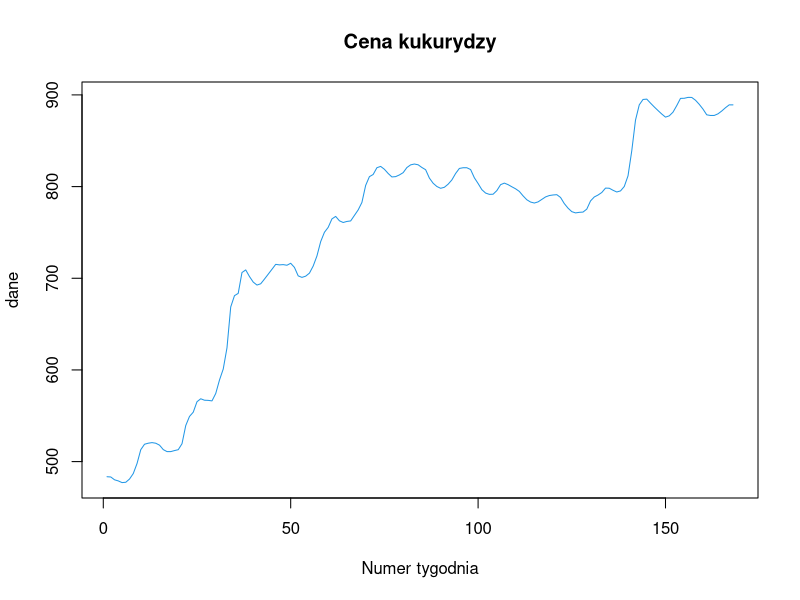
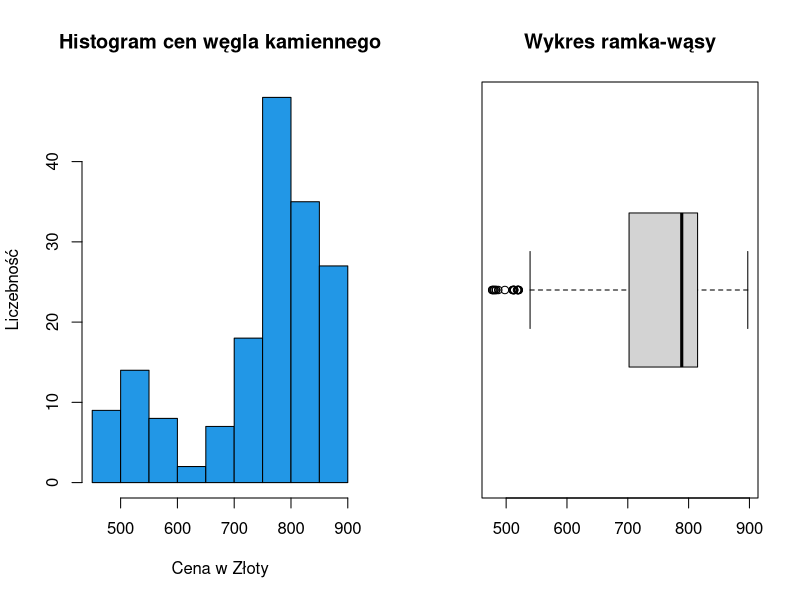
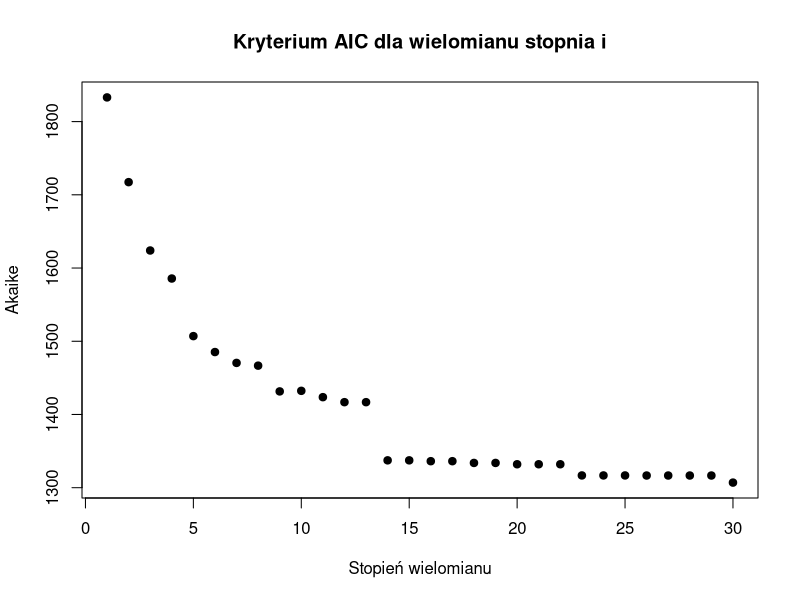
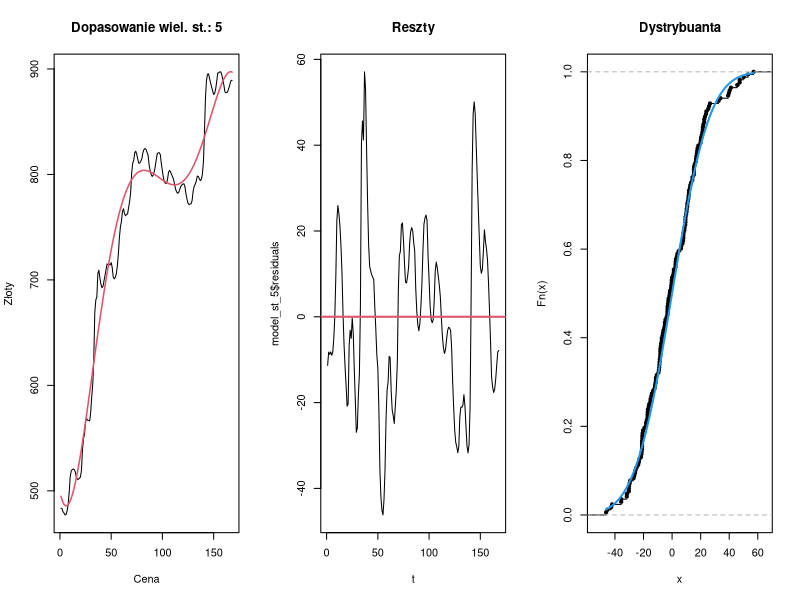

Write the R code that produced these figures, in order.
## ---- chunk 1
knitr::opts_chunk$set(echo = TRUE)
## ---- chunk 2
library(tidyverse)
library(readxl)
library(forecast)
## ---- chunk 3
dopasowanie_wielomianu <- function(szereg, stopien){
  t <- 1:length(szereg)
  macierz <- NULL
  for(i in 1:stopien){
    macierz <- cbind(macierz, t^i)
  }

  ramka <- data.frame(szereg, macierz)
  model <- lm(szereg ~ ., data = ramka)
  return(AIC(model))
}
## ---- chunk 4
dane <- read_excel("wegiel_kamienny_szereg.xlsx", range = "TABLICA!C4:FN6")

dane <- as.vector(dane[2, ])
dane <- as.numeric(unlist(dane))
## ---- chunk 5
macierz <- matrix(dane, ncol = 14, byrow = TRUE)
## ---- chunk 6
dane <- as.vector(macierz)
t <- 1:length(dane)
## ---- chunk 7
plot(y=dane,x=t,col=4, main ="Cena kukurydzy", type ="l", xlab = "Numer tygodnia" )
## ---- chunk 8
par(mfrow = c(1, 2)) 
hist(dane, breaks = 15, col = 4, main = "Histogram cen węgla kamiennego",
     xlab = "Cena w Złoty", ylab = "Liczebność", prob = FALSE)
boxplot(dane, col = "lightgrey", main = "Wykres ramka-wąsy", horizontal = TRUE)
par(mfrow = c(1, 1))  
## ---- chunk 9
summary(dane)
## ---- chunk 10
Akaike <- c()
for(i in 1:30){
  Akaike <- cbind(Akaike, dopasowanie_wielomianu(dane,i))
}
i=1:30
plot(i, Akaike,type="p", pch=19, main ="Kryterium AIC dla wielomianu stopnia i", xlab = "Stopień wielomianu" )
## ---- chunk 11
macierz <- c()
for(i in 1:5){
    macierz <- cbind(macierz, t^i)
  }

ramka <- data.frame(dane, macierz)
## ---- chunk 12
  par(mfrow = c(1, 3))
  model_st_5 <- lm(dane ~ ., data=ramka)
  plot(t, dane, type = "l",
       main = paste("Dopasowanie wiel. st.:", 5),
       ylab = "Złoty", xlab = "Cena")
  lines(t, model_st_5$fitted.values, col = 2, lwd = 1.5)

  plot(t, model_st_5$residuals, main = "Reszty", type = "l")
  abline(h = 0, col = 2, lwd = 2)

  plot(ecdf(model_st_5$residuals), main = "Dystrybuanta")
  x <- seq(from = min(model_st_5$residuals), to = max(model_st_5$residuals), length.out = 500)
  lines(x, pnorm(x, mean = 0, sd = sd(model_st_5$residuals)), col = 4, lwd = 2)
  par(mfrow = c(1, 1))
